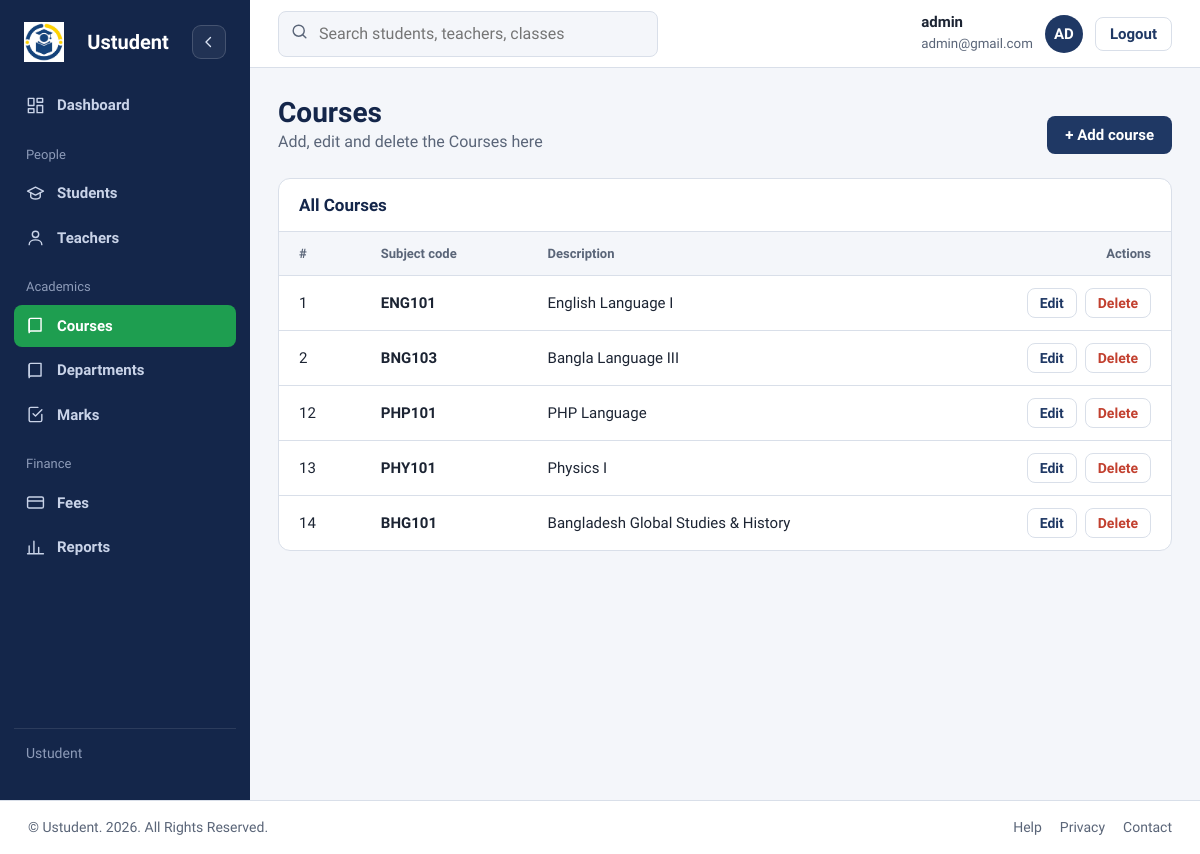
Before: /admin/courses.php (signed in) with the older database file.
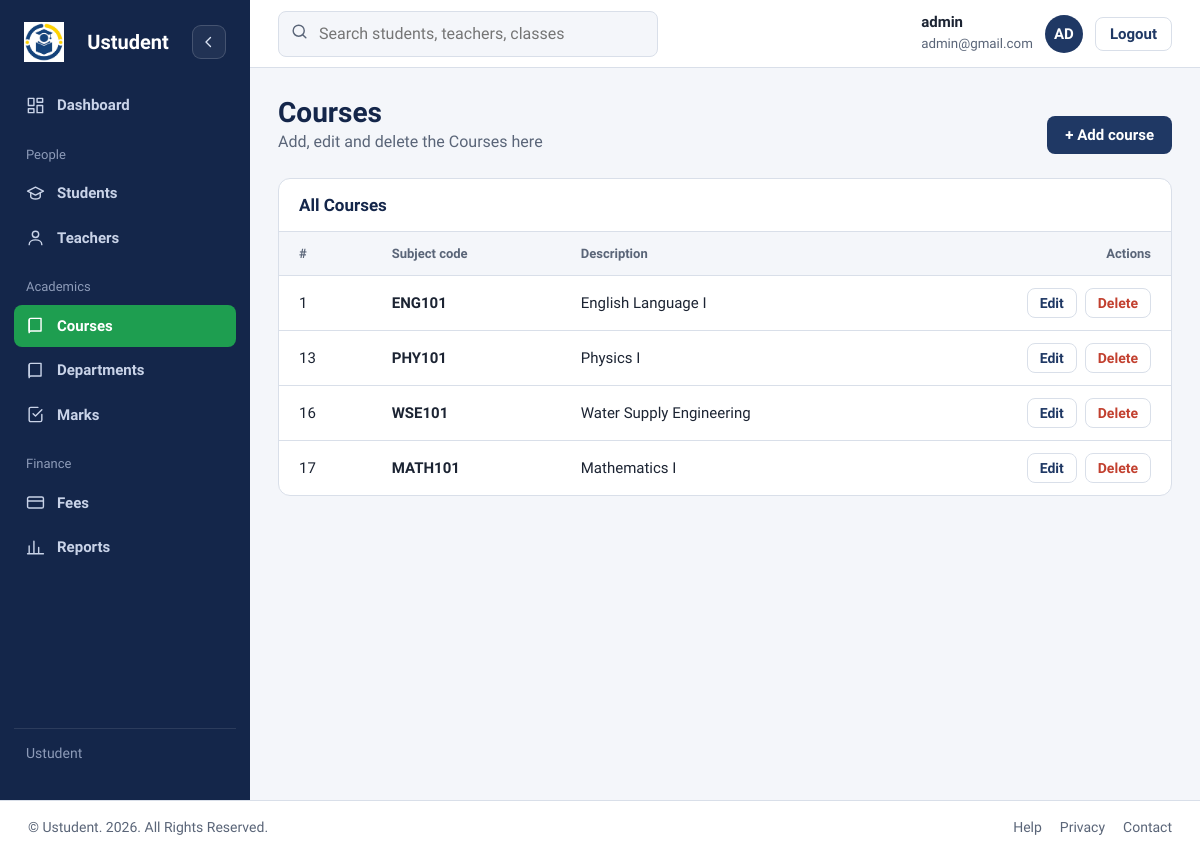
After: the same page with the newer database file.
### tables this page shows
CREATE TABLE `courses` (
  `id` int UNSIGNED NOT NULL,
  `course_name` varchar(100) NOT NULL,
  `description` text
);

### admin/courses.php (the view, shortened to what this page needs)
<?php
include 'courses_delete.php';
$result = $conn->query("SELECT * FROM courses ORDER BY id ASC");
?>
<!DOCTYPE html>
<html lang="en">
<head>
<?php include '../includes/admin_dashboard_css.php'; ?>
 <link rel="stylesheet" href="../assets/css/courses.css">
</head>
<body>
<div class="app">
    <?php include '../includes/sidebar.php'; ?>
    <div class="main">
        <?php include '../includes/topbar.php'; ?>
        <main class="content">
            <div class="head">
                <div>
                    <h1>Courses</h1>
                    <p>Add, edit and delete the Courses here</p>
                </div>
                <a href="courses.php?action=add" class="btn">
                    + Add course
                </a>
            </div>
            <section class="card">
                <h2>All Courses</h2>
                <table>
                    <thead>
                        <tr>
                            <th>#</th>
                            <th>Subject code</th>
                            <th>Description</th>
                            <th class="num">Actions</th>
                        </tr>
                    </thead>
                    <tbody>
                    <?php while ($row = $result->fetch_assoc()) { ?>
                        <tr>
                            <td>
                                <?php echo $row['id']; ?>
                            </td>
                            <td>
                                <b>
                                    <?php echo htmlspecialchars($row['course_name']); ?>
                                </b>
                            </td>
                            <td>
                                <?php echo htmlspecialchars($row['description']); ?>
                            </td>
                            <td>
                                <div class="row-actions">
                                    <a class="small-btn"
                                       href="courses.php?action=edit&id=<?php echo $row['id']; ?>">
                                        Edit
                                    </a>
                                    <form method="post"
                                          onsubmit="return confirm('Delete this course?');">
                                        <button type="submit"
                                                name="delete_course"
                                                class="small-btn danger">
                                            Delete
                                        </button>
                                    </form>
                                </div>
                            </td>
                        </tr>
                    <?php } ?>
                    </tbody>
                </table>
            </section>
        </main>
    </div>
</div>
<?php include '../includes/footer.php'; ?>
</body>
</html>

Changed rows visible on the page:
removed courses: id "2", course_name "BNG103", description "Bangla Language III"
removed courses: id "12", course_name "PHP101", description "PHP Language"
removed courses: id "14", course_name "BHG101", description "Bangladesh Global Studies & History"
added courses: id "16", course_name "WSE101", description "Water Supply Engineering"
added courses: id "17", course_name "MATH101", description "Mathematics I"
